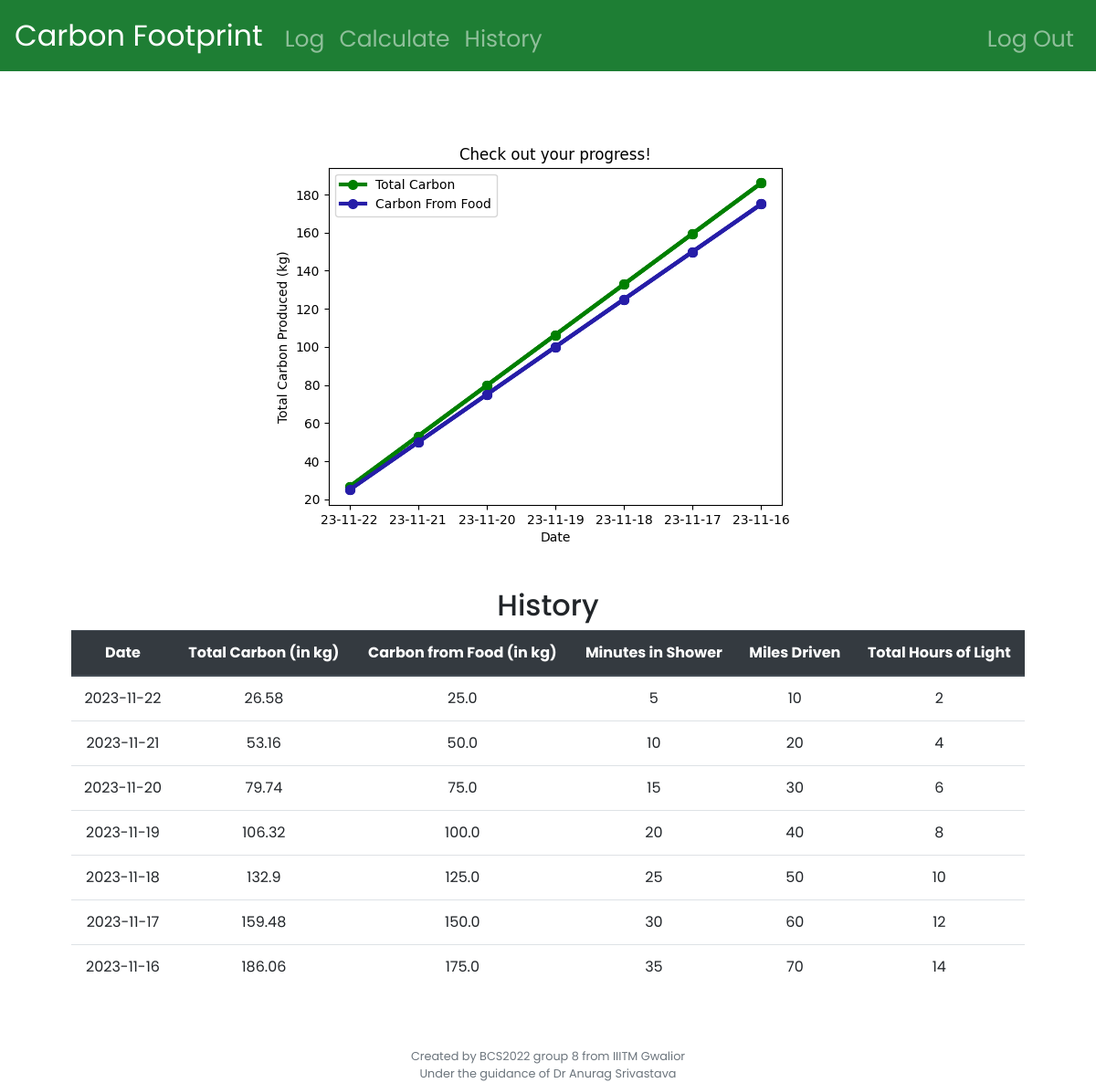
Screenshot of /history (signed in) with the database file from the repository.
### tables this page shows
CREATE TABLE data (id INTEGER PRIMARY KEY, user_id INTEGER, driving_miles INTEGER, shower_min INTEGER, light_hours INTEGER, food_carbon REAL, total_carbon REAL, date DATE DEFAULT CURRENT_DATE);

### application.py (the view)
@app.route("/history")
@login_required
def history():
    history = db.execute(
        "SELECT date, total_carbon, food_carbon, shower_min, driving_miles, light_hours FROM data WHERE user_id = ?", session["user_id"])
    x_axis_time = []
    y_axis_carbon = []
    y_axis_food = []
    time = db.execute("SELECT date FROM data WHERE user_id = ?", session["user_id"])
    carbon = db.execute("SELECT total_carbon FROM data WHERE user_id = ?", session["user_id"])
    if len(carbon) == 0:
        return render_template("nohistory.html")
    else:
        food = db.execute("SELECT food_carbon FROM data WHERE user_id = ?", session["user_id"])
        for i in range(len(carbon)):
            y_axis_carbon.append(carbon[i]["total_carbon"])
            y_axis_food.append(food[i]["food_carbon"])
            timecut = str(time[i]["date"])[2:]
            x_axis_time.append(timecut)
        plt.plot(x_axis_time,y_axis_carbon,c="#008000", marker=".", ms=14, lw=3)
        plt.title("Check out your progress!")
        plt.xlabel("Date")
        plt.ylabel("Total Carbon Produced (kg)")
        plt.plot(x_axis_time, y_axis_food,c="#261da8", marker=".", ms=14, lw=3)
        plt.legend(['Total Carbon', 'Carbon From Food'])
        user = str(session["user_id"])
        filename = "static/plot" + user +".png"
        plt.savefig(filename)
        return render_template("history.html", history=history, filename=filename)

### application.py (called while the page is built)
@app.after_request
def after_request(response):
    response.headers["Cache-Control"] = "no-cache, no-store, must-revalidate"
    response.headers["Expires"] = 0
    response.headers["Pragma"] = "no-cache"
    return response

### helpers.py (called while the page is built)
def login_required(f):
    @wraps(f)
    def decorated_function(*args, **kwargs):
        if session.get("user_id") is None:
            return redirect("/login")
        return f(*args, **kwargs)
    return decorated_function

### templates/history.html (shortened to what this page needs)
{% extends "layout.html" %}
{% block main %}
            <img src= {{ filename }} alt="Graph">
            <h2><br>History</h2>
                <table = class = "table">
                  <thead class="thead-dark">
                        <tr>
                            <th>   Date  </th>
                            <th>   Total Carbon (in kg)  </th>
                            <th>   Carbon from Food (in kg) </th>
                            <th>   Minutes in Shower  </th>
                            <th>   Miles Driven  </th>
                            <th>   Total Hours of Light  </th>
                        </tr>
                    </thead>
                    <tbody>
                        {% for day in history %}
                        <tr>
                            <td>
                                {{ day.date }}
                            </td>
                            <td>
                                {{ day.total_carbon }}
                            </td>
                            <td>
                                {{ day.food_carbon }}
                            </td>
                            <td>
                                {{ day.shower_min }}
                            </td>
                            <td>
                                {{ day.driving_miles }}
                            </td>
                            <td>
                                {{ day.light_hours }}
                            </td>
                        </tr>
                        {% endfor %}
                    </tbody>
                </table>
{% endblock %}

### templates/layout.html (shortened to what this page needs)
<!DOCTYPE html>
<html lang="en">
    <head>
        <link rel="stylesheet" href="https://cdn.jsdelivr.net/npm/bootstrap@4.5.3/dist/css/bootstrap.min.css">
        <link href="/static/styles.css" rel="stylesheet">
    </head>
    <body>
        <nav class="navbar navbar-expand-lg navbar-dark bg-dark">
            <a class="navbar-brand" href="/">Carbon Footprint</span></a>
            <div class="collapse navbar-collapse" id="navbar">
                {% if session.user_id %}
                    <ul class="navbar-nav mr-auto mt-2">
                        <li class="nav-item"><a class="nav-link" href="/log" style="font-size:25px">Log</a></li>
                        <li class="nav-item"><a class="nav-link" href="/calculate" style="font-size:25px">Calculate</a></li>
                        <li class="nav-item"><a class="nav-link" href="/history" style="font-size:25px">History</a></li>
                    </ul>
                    <ul class="navbar-nav ml-auto mt-2">
                        <li class="nav-item"><a class="nav-link" href="/logout" style="font-size:25px">Log Out</a></li>
                    </ul>
                {% endif %}
            </div>
        </nav>
        <main class="container p-5">
            {% block main %}{% endblock %}
        </main>
        <footer class="small text-center text-muted">
            Created by BCS2022 group 8 from IIITM Gwalior <br>
            Under the guidance of Dr Anurag Srivastava<br>
        </footer>
    </body>
</html>

### static/styles.css (style rules this page uses)
body { font-family: Poppins; }
nav .navbar-brand { font-size: xx-large; color: green; }
main { overflow-x: auto; text-align: center; }
main img { max-width: 100%; }
ul { text-align: left; }
.bg-dark { background-color: #1e7e34!important; }

### rows the page displays
data: date "2023-11-22", total_carbon "26.58", food_carbon "25.0", shower_min "5", driving_miles "10", light_hours "2"
data: date "2023-11-21", total_carbon "53.16", food_carbon "50.0", shower_min "10", driving_miles "20", light_hours "4"
data: date "2023-11-20", total_carbon "79.74", food_carbon "75.0", shower_min "15", driving_miles "30", light_hours "6"
data: date "2023-11-19", total_carbon "106.32", food_carbon "100.0", shower_min "20", driving_miles "40", light_hours "8"
data: date "2023-11-18", total_carbon "132.9", food_carbon "125.0", shower_min "25", driving_miles "50", light_hours "10"
data: date "2023-11-17", total_carbon "159.48", food_carbon "150.0", shower_min "30", driving_miles "60", light_hours "12"
data: date "2023-11-16", total_carbon "186.06", food_carbon "175.0", shower_min "35", driving_miles "70", light_hours "14"
